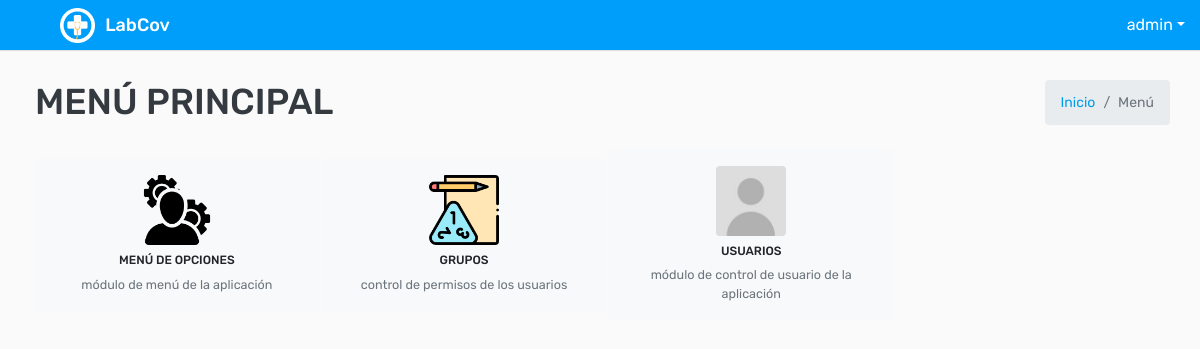
The app's page / (signed in), older data.
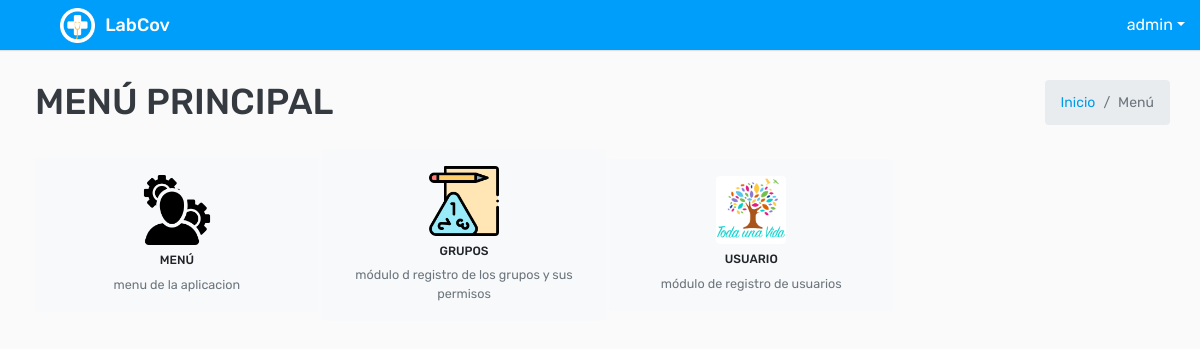
The same page, newer data.
### covid/models.py (models this page shows, shortened)
class ModeloBase(models.Model):
    class Meta:
        abstract = True
    """Model definition for ModeloBase."""
    fecha_creacion = models.DateTimeField(verbose_name='Fecha creación',auto_now_add=True)
    usuario_creacion = models.ForeignKey(settings.AUTH_USER_MODEL, verbose_name='Usuario Creación', related_name='+', blank=True, null=True,on_delete=models.PROTECT, editable=False)
    usuario_modificacion = models.ForeignKey(settings.AUTH_USER_MODEL, verbose_name='Usuario Modificación', related_name='+', blank=True, null=True,on_delete=models.PROTECT , editable=False)
    fecha_modificacion = models.DateTimeField(verbose_name='Fecha Modificación', auto_now=True)
    estado = models.BooleanField(default=True)

class User(AbstractUser,ModeloBase):
    cedula=models.CharField(max_length=10, verbose_name='Cédula')
    tipo_genero = (('N', 'Ninguno'), ('M', 'Masculino'), ('F', 'Femenino'))
    genero = models.CharField('Género', choices=tipo_genero, default='N', max_length=1)

class Menu(ModeloBase):
    titulo = models.CharField(verbose_name='Título',max_length=200)
    descripcion = models.CharField( verbose_name='Descripciòn',max_length=200)
    icono = models.ImageField(verbose_name="icono", upload_to='icon/')
    url = models.CharField(verbose_name='Url', max_length=200)
    es_modulo_principal = models.BooleanField(default=False ,verbose_name='¿Es módulo principal?')
    principal = models.ForeignKey("self", null=True, blank=True, on_delete=models.CASCADE)
    grupo = models.ManyToManyField(Group, verbose_name='Grupos de usuario')
    activo = models.BooleanField(default=True)
    class Meta:
        verbose_name = 'Menu'
        verbose_name_plural = 'Menus'

### covid/views.py (the view)
# urls.py: path('', key.Dashboard_view.as_view(), name="dashboard" ),
class Dashboard_view(LoginRequiredMixin,TemplateView):
    template_name = "registration/dashboard.html"
    def get_context_data(self, **kwargs):
        permisos = Group.objects.filter(user=self.request.user)
        context = super().get_context_data(**kwargs)
        context['titulo'] ="Menú Principal"
        if self.request.user.is_superuser:
            context['menu'] = Menu.objects.filter(estado=True)
        else:
            context['menu'] = Menu.objects.filter(estado=True, activo = True, grupo__in=permisos)
        return context

### templates/registration/dashboard.html
{% extends 'plantillaBase.html' %}
{% block content %}
{% for dato in menu %}
<button  onclick="location.href= '{{dato.url}}'"  class=" btn btn-light rounded-0 w-25 p-3 mx-auto align-middle"  >
    <a class="border-0 ">
        <img class=" figure-img img-fluid rounded " src="{{dato.icono.url}}" width="70px" alt="Card image cap">
        <h6 class=" text-center "  >{{dato.titulo.upper}}</h6>
        <figcaption  class="figure-caption">{{dato.descripcion}}</figcaption>
    </a>
</button>
{% endfor %}
{% endblock %}

### templates/plantillaBase.html (shortened to what this page needs)
<!DOCTYPE html>
<html lang="es">
{% load static %}
<head>
    <link rel="stylesheet" type="text/css" href="{% static 'css/bootstrap.min.css'%}">
    <link rel="stylesheet" type="text/css" href="{% static 'css/font-awesome.min.css'%}">
    <link rel="stylesheet" type="text/css" href="{% static 'css/bootstrap-duallistbox.min.css'%}">
    <link rel="stylesheet" type="text/css" href="{% static 'css/style.css'%}"> {% block content_extra_css %} {% endblock content_extra_css %}
</head>
<body>
    <div class="main-wrapper">
        <div class="header">
            <div class="header-left">
                <a href="{% url 'dashboard'%}" class="logo">
                    <img src="{% static 'img/logo.png' %}" width="35" height="35" alt="">
                    <span>LabCov</span></a>
            </div>
            <ul class="nav user-menu float-right">
                <li class="nav-item dropdown has-arrow">
                    <a href="#" class="dropdown-toggle nav-link user-link" data-toggle="dropdown"></span><span>{{ request.user }}</span></a>
                </li>
            </ul>
        </div>
        <div class="page-wrapper">
            <div class="content">
                <div class="row mb-2">
                    <div class="col-sm-8">
                        <h1 class="m-0 text-dark">{{ titulo.upper }}</h1>
                    </div>
                    <div class="col-sm-4">
                        <ol class="breadcrumb float-sm-right">
                            <li class="breadcrumb-item"><a href="{% url 'dashboard'%}">Inicio</a></li>
                            <li class="breadcrumb-item active">Menú</li>
                        </ol>
                    </div>
                </div>
                {% block content %} {% endblock %}
            </div>
        </div>
    </div>
</body>
</html>

Row changes from the older to the newer data that the page shows:
changed Menu: titulo "MENÚ DE OPCIONES" → "MENÚ"; descripcion "módulo de menú de la aplicación" → "menu de la aplicacion"
changed Menu "GRUPOS": descripcion "control de permisos de los usuarios" → "módulo d registro de los grupos y sus permisos"
changed Menu: icono: picture added in place of a placeholder; titulo "USUARIOS" → "USUARIO"; descripcion "módulo de control de usuario de la aplicación" → "módulo de registro de usuarios"
